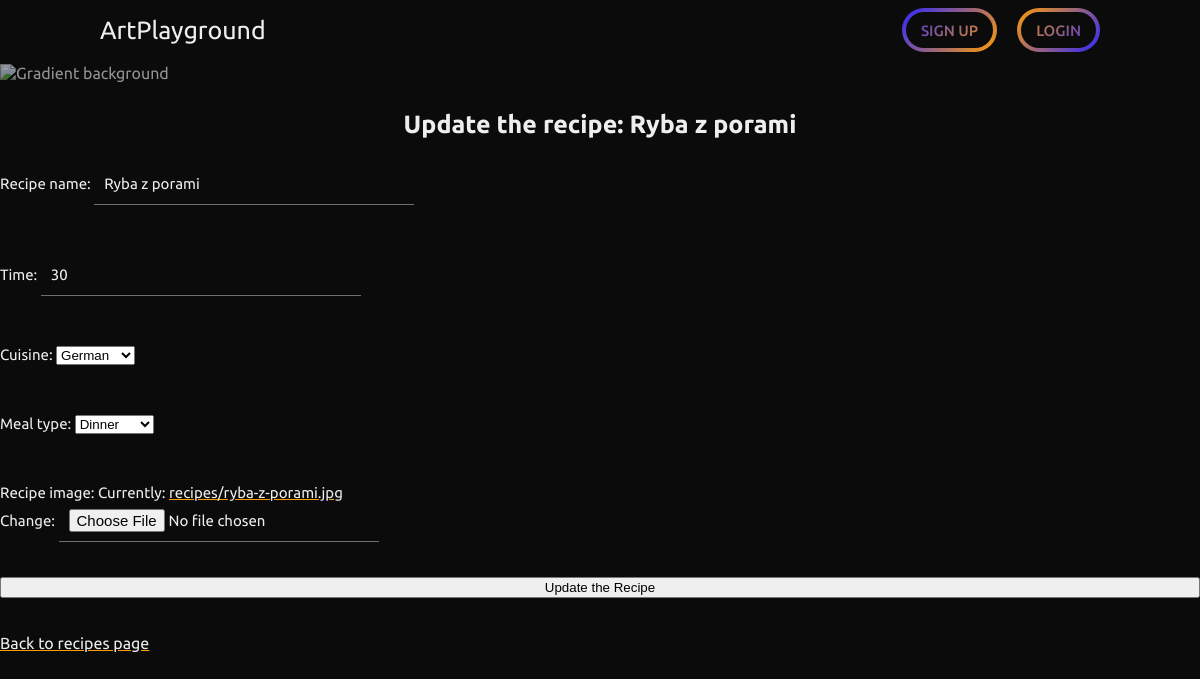
/recipes/update-recipe/29/, run on the app's committed database.
### recipes/models.py (models this page shows, shortened)
class Recipe(models.Model):
    recipe_author = models.ForeignKey(User, on_delete=models.CASCADE, default=None)
    recipe_name = models.CharField(max_length=250)
    time = models.IntegerField()  # hours - 1,5 should give user 1h30min
    cuisine = models.CharField(choices=CUISINE_COUNTRIES, max_length=50)
    meal_type = models.CharField(choices=MEALS, max_length=50)
    recipe_image = models.ImageField(upload_to="recipes/")
    average_rating = models.DecimalField(default=0, max_digits=3, decimal_places=2)
    total_ratings = models.PositiveIntegerField(default=0)

### recipes/views.py (the view)
# urls.py: path('update-recipe/<int:pk>/', RecipeUpdateView.as_view(), name="recipe_update"),
class RecipeUpdateView(UpdateView):
    model = Recipe
    fields = [
            "recipe_name",
            "time",
            "cuisine",
            "meal_type",
            "recipe_image",
        ]
    success_url = reverse_lazy("success_page")

### recipes/templates/recipes/recipe_form.html
{% extends 'base_layout.html' %} {% block title %} Update the recipe nr {{recipe.pk}}{%endblock%}
{%block content %}
<h3>Update the recipe: {{recipe.recipe_name}}</h3>
<form method="post" enctype="multipart/form-data">
  {% csrf_token %} {{ form.as_p }}
  <button type="submit">Update the Recipe</button>
</form>
<br />
<br />
<a href="{% url 'recipes' %}">Back to recipes page</a><br />
{% endblock %}

### static/css/style.css (style rules this page uses)
body { background-color: #0B0B0B; color: #EEE; font-family: "Ubuntu", sans-serif; padding: 0; margin: 0; }
body main > h1, body main > h2, body main > h3, body main > h4 { text-align: center; }
body h1, body h2, body h3, body h4 { text-decoration: none; line-height: 1.25em; margin: 0.35em 0; color: #EEE; }
body h3 { font-size: 25px; }
body span, body p { font-size: 15px; }
body a { line-height: 15px; color: #EEE; text-decoration-color: #ff9d00; }
form { display: grid; grid-template-columns: 1fr; grid-template-rows: auto; row-gap: 20px; }
input, input:active, input:focus, input:focus-visible, input:target, input:-webkit-autofill:focus, input:-webkit-autofill { background-color: #0B0B0B; color: #EEE; border: none; outline: none; border-bottom: 1px solid rgba(255, 255, 255, 0.4); line-height: 40px; font-size: 15px; padding: 0 10px; font-family: "Ubuntu", sans-serif; }
input { min-width: 300px; }
input ::placeholder { font-size: 15px; color: rgba(255, 255, 255, 0.4); }

### data on the page
Recipe: recipe_name "Ryba z porami", time "30", cuisine "German", meal_type "Dinner"
